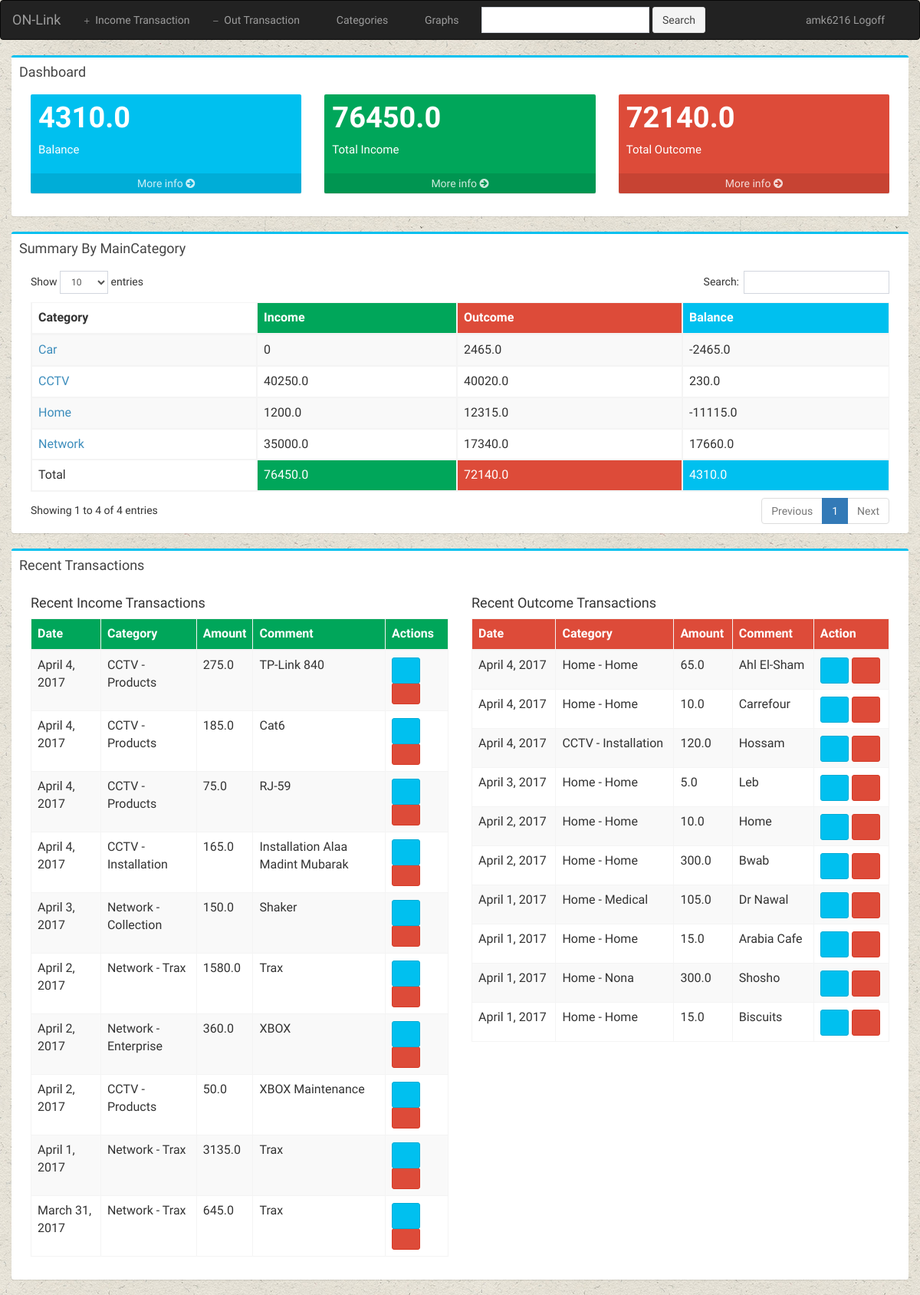
/basic/ (signed in), run on the app's committed database.
### basic/models.py (models this page shows, shortened)
class Category(models.Model):
	user = models.ForeignKey(User,on_delete = models.CASCADE,default = 1)
	name = models.CharField(max_length = 64)
	def __str__(self):
		return self.name

class InTransaction(models.Model):
	user = models.ForeignKey(User,on_delete = models.CASCADE,default=1)
	sub_cat = models.ForeignKey(SubCategory, on_delete = models.CASCADE)
	amount = models.FloatField(default= 0 )
	comment = models.CharField(max_length = 256)
	date = models.DateField()

class SubCategory(models.Model):
	user = models.ForeignKey(User,on_delete = models.CASCADE,default = 1)
	parent = models.ForeignKey(Category, on_delete = models.CASCADE)
	name = models.CharField(max_length = 64)
	def __str__(self):
		return str(self.parent) + " - " +self.name

class OutTransaction(models.Model):
	user = models.ForeignKey(User,on_delete = models.CASCADE,default=1)
	sub_cat = models.ForeignKey(SubCategory, on_delete = models.CASCADE)
	amount = models.FloatField(default= 0 )
	comment = models.CharField(max_length = 256)
	date = models.DateField()

### basic/views.py (the view)
def index(request):
	if not request.user.is_authenticated():
		return render(request, 'basic/login.html')
	else:
		all_categories = SubCategory.objects.filter(user=request.user)
		maincategories = Category.objects.filter(user=request.user)
		in_trans = InTransaction.objects.filter(user=request.user)
		out_trans = OutTransaction.objects.filter(user=request.user)
		in_sum = 0
		out_sum = 0
		income_by_subcategory = {}
		income_by_maincategory = {}
		for category in all_categories:
			cat_in_sum = 0
			cat_out_sum = 0
			in_selected_trans = InTransaction.objects.filter(sub_cat= category.id,user=request.user)
			out_selected_trans = OutTransaction.objects.filter(sub_cat= category.id,user=request.user)
			if in_selected_trans.count()> 0:
				for trans in in_selected_trans:
					cat_in_sum += trans.amount
			if out_selected_trans.count()> 0:
				for trans in out_selected_trans:
					cat_out_sum += trans.amount
			income_by_subcategory.update({category.name:[cat_in_sum, cat_out_sum, cat_in_sum-cat_out_sum]})
		for main_category in maincategories:
			cat_in_sum = 0
			cat_out_sum = 0
			selected_main_cat  = SubCategory.objects.filter(parent = main_category.id,user=request.user)
			for subcategory in  selected_main_cat:
				in_selected_trans = InTransaction.objects.filter(sub_cat= subcategory.id,user=request.user)
				out_selected_trans = OutTransaction.objects.filter(sub_cat= subcategory.id,user=request.user)
				if in_selected_trans.count()> 0:
					for trans in in_selected_trans:
						cat_in_sum += trans.amount
				if out_selected_trans.count()> 0:
					for trans in out_selected_trans:
						cat_out_sum += trans.amount
			income_by_maincategory.update({(main_category.id,main_category.name):[cat_in_sum, cat_out_sum, cat_in_sum-cat_out_sum]})
		for trans in in_trans:
			in_sum += trans.amount
		for trans in out_trans:
			out_sum += trans.amount
		current_balance = in_sum - out_sum
		recent_in_trans = InTransaction.objects.filter(user=request.user).order_by('-date')[:10]
		recent_out_trans = OutTransaction.objects.filter(user=request.user).order_by('-date')[:10]
		context = {
			"in_sum": in_sum,
			"out_sum": out_sum,
			"current_balance": current_balance,
			"recent_in_trans": recent_in_trans,
			"recent_out_trans": recent_out_trans,
			"income_by_subcategory":income_by_subcategory.items(),
			"income_by_maincategory": income_by_maincategory.items(),
		}
		return render(request,'basic/index.html',context)

### basic/templates/basic/index.html (shortened to what this page needs)
{% extends 'basic/base.html' %}
{% block body %}
<div class="container container-fluid">
	<div class="row">
		<div class="box box-info">
			<div class="box-header">
				<h4 class="box-title">Dashboard</h4>
			</div>
			<div class="box-body">
			        	<div class="col-md-4 col-xs-12">
			          		<div class="small-box bg-aqua">
			            		<div class="inner">
			              			<h3>{{ current_balance }}</h3>
			              			<p>Balance</p>
			           			</div>
				            	<a href="{% url 'basic:allreport' %}" class="small-box-footer">More info <i class="fa fa-arrow-circle-right"></i></a>
				            </div>
			          	</div>
			        	<div class="col-md-4 col-xs-12">
			          		<div class="small-box bg-green">
			            		<div class="inner">
			              			<h3>{{ in_sum }}</h3>
			              			<p>Total Income</p>
			           			</div>
			            		<a href="{% url 'basic:incomereport' %}" class="small-box-footer">More info <i class="fa fa-arrow-circle-right"></i></a>
			            	</div>
			          	</div>
			        	<div class="col-md-4 col-xs-12">
			          		<div class="small-box bg-red">
			            		<div class="inner">
			              			<h3>{{ out_sum }}</h3>
			              			<p>Total Outcome</p>
			           			</div>
				            	<a href="{% url 'basic:outcomereport' %}" class="small-box-footer">More info <i class="fa fa-arrow-circle-right"></i></a>
				            </div>
			          	</div>
			</div>
		</div>
	</div>
</div>
<div class="container container-fluid">
	<div class="row">
		<div class="box box-info">
			<div class="box-header">
				<h4 class="box-title">Summary By MainCategory</h4>
			</div>
			<div class="box-body">
				<div class="col-md-12 table-responsive">
					<table id="example1" class="table table-bordered table-striped">
					<thead>
						<tr>
							<th>Category</th>
							<th class="btn-success">Income</th>
							<th class="btn-danger">Outcome</th>
							<th class="btn-info">Balance</th>
						</tr>
					</thead>
					<tbody>
						{% for x,y in income_by_maincategory %}
						<tr>
							<td><a href="{% url "basic:report" x.0 %}">{{x.1}}</a></td>
							{% for z in y %}
								<td>{{z}}</td>
							{% endfor %}
						</tr>
						{% endfor %}
					</tbody>
					<tfoot>
						<tr>
							<td>Total</td>
							<td class="btn-success">{{ in_sum }}</td>
							<td class="btn-danger">{{ out_sum }}</td>
							<td class="btn-info">{{ current_balance }}</td>
						</tr>
					</tfoot>
					</table>
				</div>
			</div>
		</div>
	</div>
	<div class="row">
		<div class="box box-info">
			<div class="box-header">
				<h4 class="box-title">Recent Transactions</h4>
			</div>
			<div class="box-body">
					<div class="col-md-6 table-responsive">
						<h4>Recent Income Transactions</h4>
						<table id="example1" class="table table-bordered table-striped">
						<thead>
							<tr class="btn-success">
								<th>Date</th>
								<th>Category</th>
								<th>Amount</th>
								<th>Comment</th>
								<th>Actions</th>
							</tr>
						</thead>
						<tbody>
							{% for trans in recent_in_trans %}
							<tr>
								<td>{{ trans.date}}</td>
								<td>{{ trans.sub_cat }}</td>
								<td>{{ trans.amount }}</td>
								<td>{{ trans.comment }}</td>
								<td>
									<a href="{% url 'basic:edit_income' trans.id %}" ><span class="btn btn-info glyphicon glyphicon-edit"></span></a>
									<a href="{% url 'basic:delete_income' trans.id %}" class="btn btn-danger"><span class="glyphicon glyphicon-remove"></span></a>
								</td>
							</tr>
							{% endfor %}
						</tbody>
						</table>
					</div>
					<div class="col-md-6 table-responsive">
						<h4>Recent Outcome Transactions</h4>
						<table id="example1" class="table table-bordered table-striped">
							<thead>
								<tr class="btn-danger">
									<th>Date</th>
									<th>Category</th>
									<th>Amount</th>
									<th>Comment</th>
									<th>Action</th>
								</tr>
							</thead>
							<tbody>
								{% for trans in recent_out_trans %}
								<tr>
									<td>{{ trans.date}}	</td>
									<td>{{ trans.sub_cat }}</td>
									<td>{{ trans.amount }}</td>
									<td>{{ trans.comment }}</td>
									<td>
										<a href="{% url 'basic:edit_outcome' trans.id %}" ><span class="btn btn-info glyphicon glyphicon-edit"></span></a>
										<a href="{% url 'basic:delete_outcome' trans.id %}" ><span class="btn btn-danger glyphicon glyphicon-remove"></span></a>
									</td>
								</tr>
								{% endfor %}
							</tbody>
						</table>
					</div>
			</div>
		</div>
	</div>
</div>
{% endblock %}

### basic/templates/basic/base.html (shortened to what this page needs)
<html>
	<head>
		{% load staticfiles %}
		<link rel="stylesheet" type="text/css" href="{% static 'basic/style.css' %}">
		  <link rel="stylesheet" href="{% static 'basic/bootstrap/css/bootstrap.min.css' %}">
		  <link rel="stylesheet" href="https://cdnjs.cloudflare.com/ajax/libs/font-awesome/4.5.0/css/font-awesome.min.css">
		  <link rel="stylesheet" href="https://cdnjs.cloudflare.com/ajax/libs/ionicons/2.0.1/css/ionicons.min.css">
		  <link rel="stylesheet" href="{% static 'basic/plugins/datatables/dataTables.bootstrap.css' %}">
  		  <link rel="stylesheet" href="{% static 'basic/plugins/morris/morris.css' %}">
		  <link rel="stylesheet" href="{% static 'basic/dist/css/AdminLTE.min.css' %}">
		  <link rel="stylesheet" href="{% static 'basic/dist/css/skins/_all-skins.min.css' %}">
	</head>
	<body>
		<div class="navbar navbar-inverse">
			<div class="container-fluid">
				<div class="navbar-header">
					<a href="{% url 'basic:index' %}" class="navbar-brand">ON-Link</a>
				</div>
				<div class="navbar-collapse collapse" id="topNavBar">
					<ul class="nav navbar-nav">
						<li><a href="{% url 'basic:addincome' %}"><span class="glyphicon glyphicon-plus" aria-hidden="true"></span>&nbsp;  Income Transaction</a></li>
						<li><a href="{% url 'basic:addoutcome' %}"><span class="glyphicon glyphicon-minus" aria-hidden="true"></span>&nbsp;  Out Transaction</a></li>
						<li>
							<a href="{% url 'basic:category_index' %}">
								<span class="glyphicon glyphicon-th" aria-hidden="true"></span>&nbsp; Categories
							</a>
						</li>
						<li>
							<a href="{% url 'basic:graphs' %}">
								<span class="glyphicon glyphicon-stats" aria-hidden="true"></span>&nbsp; Graphs
							</a>
						</li>
					</ul>
					<form class="navbar-form navbar-left" role="search" method="get" action="#">
						<div class="form-group">
							<input type="text" class="form-control" name="q" value="">
						</div>
						<button type="submit" class="btn btn-default">Search</button>
					</form>
					<ul class="nav navbar-nav pull-right">
						<li><a href="{% url 'basic:logout_user' %}"><span class="glyphicon glyphicon-user" aria-hidder="true"></span>&nbsp;{{user}} Logoff </a></li>
					</ul>
				</div>
			</div>
		</div>
		{% block body %}
		{% endblock %}
	</body>
</html>

### basic/static/basic/style.css (style rules this page uses)
body { background: url("images/bg.jpg") ; }
.navbar { border-radius: 0; }
.navbar-brand { font-family: 'Satisfy',cursive; }

### data on the page
Category: name "Network"
Category: name "CCTV"
Category: name "Home"
Category: name "Car"

### other printed values
{{ user }} "amk6216"
{{ current_balance }} "4310.0"
{{ in_sum }} "76450.0"
{{ out_sum }} "72140.0"
{{ z }} "35000.0" "17340.0" "17660.0" "40250.0" "40020.0" "230.0" "1200.0" "12315.0" "-11115.0" "0" "2465.0" "-2465.0"
